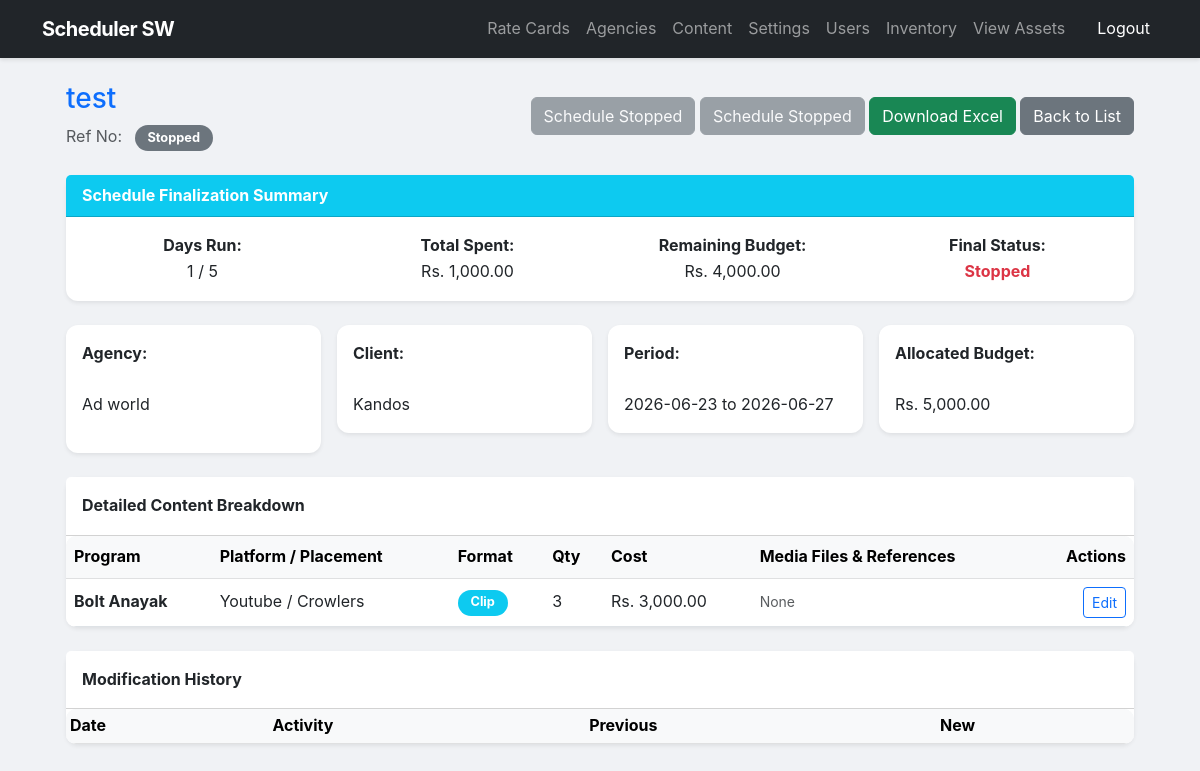
The page /uploads/1782275624_details.php?id=114 (signed in) on the database its author committed.
### tables this page shows
CREATE TABLE `schedules` (
  `id` int(11) NOT NULL,
  `agency_id` int(11) NOT NULL,
  `client_id` int(11) DEFAULT NULL,
  `schedule_name` varchar(150) NOT NULL,
  `reference_no` varchar(50) DEFAULT NULL,
  `start_date` date NOT NULL,
  `end_date` date NOT NULL,
  `budget_allocated` decimal(15,2) NOT NULL,
  `created_by` int(11) DEFAULT NULL,
  `status` enum('Active','Stopped','Pending Approval','Pending Approval (Cost Review)') DEFAULT 'Active',
  `assigned_team` varchar(50) DEFAULT 'Content Editor Team',
  `final_cost` decimal(10,2) DEFAULT 0.00,
  `days_run` int(11) DEFAULT 0,
  `total_days` int(11) DEFAULT 0,
  `remaining_budget` decimal(10,2) DEFAULT 0.00
);

CREATE TABLE `agencies` (
  `id` int(11) NOT NULL,
  `agency_name` varchar(100) DEFAULT NULL
);

CREATE TABLE `clients` (
  `id` int(11) NOT NULL,
  `agency_id` int(11) NOT NULL,
  `client_name` varchar(100) NOT NULL
);

CREATE TABLE `schedule_items` (
  `id` int(11) NOT NULL,
  `schedule_id` int(11) NOT NULL,
  `content_item_id` int(11) NOT NULL,
  `platform_id` int(11) NOT NULL,
  `placement_id` int(11) NOT NULL,
  `quantity` int(11) DEFAULT 1,
  `media_file` varchar(255) DEFAULT NULL,
  `cost` decimal(15,2) DEFAULT NULL
);

CREATE TABLE `content_items` (
  `id` int(11) NOT NULL,
  `name` varchar(150) DEFAULT NULL,
  `type` enum('Teledrama','Program','News') DEFAULT NULL,
  `series_id` int(11) DEFAULT NULL,
  `episode_number` int(11) DEFAULT NULL
);

CREATE TABLE `platforms` (
  `id` int(11) NOT NULL,
  `platform_name` varchar(50) DEFAULT NULL
);

CREATE TABLE `ad_placements` (
  `id` int(11) NOT NULL,
  `placement_name` varchar(50) DEFAULT NULL
);

### uploads/1782275624_details.php (the view, shortened to what this page needs)
<?php
require_once __DIR__ . '/../config/config.php';
$id = $_GET['id'] ?? 0;
$stmt = $pdo->prepare("
    SELECT s.*, a.agency_name, c.client_name
    FROM schedules s
    JOIN agencies a ON s.agency_id = a.id
    JOIN clients c ON s.client_id = c.id
    WHERE s.id = ?
");
$stmt->execute([$id]);
$schedule = $stmt->fetch();
$items_stmt = $pdo->prepare("
    SELECT si.*, ci.name AS content_name, p.platform_name, ap.placement_name, mf.format_name,
           GROUP_CONCAT(CONCAT(ma.file_path, '||', IFNULL(ma.file_reference, 'N/A')) SEPARATOR '###') as media_data
    FROM schedule_items si
    JOIN content_items ci ON si.content_item_id = ci.id
    JOIN platforms p ON si.platform_id = p.id
    JOIN ad_placements ap ON si.placement_id = ap.id
    JOIN rate_cards rc ON si.content_item_id = rc.content_item_id
          AND si.platform_id = rc.platform_id
          AND si.placement_id = rc.placement_id
    JOIN media_formats mf ON rc.media_format_id = mf.id
    LEFT JOIN media_attachments ma ON si.id = ma.schedule_item_id
    WHERE si.schedule_id = ?
    GROUP BY si.id
");
$items_stmt->execute([$id]);
$items = $items_stmt->fetchAll();
$statusClass = ($schedule['status'] == 'Active') ? 'bg-success' : (($schedule['status'] == 'Stopped') ? 'bg-secondary' : 'bg-warning text-dark');
?>
<?php include '../includes/header.php'; ?>
<div class="container-fluid px-4">
    <div class="d-flex justify-content-between align-items-center mb-4">
        <div>
            <h3 class="text-primary"><?php echo htmlspecialchars($schedule['schedule_name']); ?></h3>
            <span class="text-muted">Ref No: <?php echo htmlspecialchars($schedule['reference_no']); ?></span>
            <span class="badge <?php echo $statusClass; ?> ms-2"><?php echo htmlspecialchars($schedule['status']); ?></span>
        </div>
        <div>
<?php
    $isDisabled = ($schedule['status'] === 'Pending Approval' ||
                    $schedule['status'] === 'Pending Approval (Cost Review)' ||
                    $schedule['status'] === 'Stopped');
?>
<?php if ($isDisabled): ?>
    <button class="btn btn-secondary" disabled>
        <?php
            if ($schedule['status'] === 'Stopped') echo 'Schedule Stopped';
            elseif ($schedule['status'] === 'Pending Approval (Cost Review)') echo 'Review Pending...';
            else echo 'Approval Pending...';
        ?>
    </button>
<?php else: ?>
    <button class="btn btn-primary" data-bs-toggle="modal" data-bs-target="#extendModal">
        Extend Schedule
    </button>
<?php endif; ?>
<?php if ($isDisabled): ?>
    <button class="btn btn-secondary" disabled>
        <?php
            if ($schedule['status'] === 'Stopped') echo 'Schedule Stopped';
            elseif ($schedule['status'] === 'Pending Approval (Cost Review)') echo 'Review Pending...';
            else echo 'Approval Pending...';
        ?>
    </button>
<?php else: ?>
    <button type="button" class="btn btn-outline-danger" data-bs-toggle="modal" data-bs-target="#reduceModal">
        Reduce Budget
    </button>
<?php endif; ?>
<a href="export_report.php?id=<?php echo $id; ?>" class="btn btn-success">Download Excel</a>
            <a href="manage.php" class="btn btn-secondary">Back to List</a>
        </div>
    </div>
<?php if ($schedule['status'] === 'Stopped'): ?>
    <div class="card mb-4 border-info shadow-sm">
        <div class="card-header bg-info text-white"><strong>Schedule Finalization Summary</strong></div>
        <div class="card-body">
            <div class="row text-center">
<div class="col-md-3">
    <strong>Days Run:</strong><br>
    <?php
    if ($schedule['status'] === 'Stopped') {
        echo ($schedule['total_days'] > 0) ? $schedule['days_run'] . ' / ' . $schedule['total_days'] : 'N/A';
    }
    ?>
</div>                <div class="col-md-3"><strong>Total Spent:</strong><br>Rs. <?php echo number_format($schedule['final_cost'], 2); ?></div>
                <div class="col-md-3"><strong>Remaining Budget:</strong><br>Rs. <?php echo number_format($schedule['remaining_budget'], 2); ?></div>
                <div class="col-md-3"><strong>Final Status:</strong><br><span class="text-danger fw-bold">Stopped</span></div>
            </div>
        </div>
    </div>
<?php endif; ?>
    <div class="row g-3 mb-4">
        <div class="col-md-3"><div class="card p-3 shadow-sm border-0 h-100"><strong>Agency:</strong><br><?php echo htmlspecialchars($schedule['agency_name']); ?></div></div>
        <div class="col-md-3"><div class="card p-3 shadow-sm border-0"><strong>Client:</strong><br><?php echo htmlspecialchars($schedule['client_name']); ?></div></div>
        <div class="col-md-3"><div class="card p-3 shadow-sm border-0"><strong>Period:</strong><br><?php echo htmlspecialchars($schedule['start_date']) . ' to ' . htmlspecialchars($schedule['end_date']); ?></div></div>
        <div class="col-md-3"><div class="card p-3 shadow-sm border-0"><strong>Allocated Budget:</strong><br>Rs. <?php echo number_format($schedule['budget_allocated'], 2); ?></div></div>
    </div>
    <div class="card shadow-sm border-0">
        <div class="card-header bg-white py-3"><strong>Detailed Content Breakdown</strong></div>
        <div class="table-responsive">
            <table class="table align-middle mb-0">
                <thead class="table-light">
                    <tr><th>Program</th><th>Platform / Placement</th><th>Format</th><th>Qty</th><th>Cost</th><th>Media Files & References</th><th class="text-end">Actions</th></tr>
                </thead>
                <tbody>
                    <?php foreach($items as $item):
                        $editData = json_encode([
                            'id' => $item['id'], 'sch_id' => $id, 'c_id' => $item['content_item_id'],
                            'p_id' => $item['platform_id'], 'pl_id' => $item['placement_id'], 'qty' => $item['quantity']
                        ]);
                    ?>
                    <tr>
                        <td><strong><?php echo htmlspecialchars($item['content_name']); ?></strong></td>
                        <td><?php echo htmlspecialchars($item['platform_name'] . ' / ' . $item['placement_name']); ?></td>
                        <td><span class="badge bg-info"><?php echo htmlspecialchars($item['format_name']); ?></span></td>
                        <td><?php echo $item['quantity']; ?></td>
                        <td>Rs. <?php echo number_format($item['cost'], 2); ?></td>
                        <td>
                            <?php if ($item['media_data']):
                                $media_list = explode('###', $item['media_data']);
                                foreach ($media_list as $media): list($path, $ref) = explode('||', $media); ?>
                                    <div class="mb-1"><a href="<?php echo htmlspecialchars($path); ?>" target="_blank" class="btn btn-sm btn-outline-info">View</a> <small class="ms-2 text-muted fw-bold"><?php echo htmlspecialchars($ref); ?></small></div>
                                <?php endforeach; else: echo '<small class="text-muted">None</small>'; endif; ?>
                        </td>
                        <td class="text-end"><button class="btn btn-sm btn-outline-primary" onclick="openEditModal(<?php echo htmlspecialchars($editData); ?>)">Edit</button></td>
                    </tr>
                    <?php endforeach; ?>
                </tbody>
            </table>
        </div>
    </div>
<div class="card shadow-sm border-0 mt-4">
        <div class="card-header bg-white py-3"><strong>Modification History</strong></div>
        <div class="table-responsive">
            <table class="table table-sm table-striped align-middle mb-0">
                <thead class="table-light">
                    <tr><th>Date</th><th>Activity</th><th>Previous</th><th>New</th></tr>
                </thead>
            </table>
        </div>
    </div>
</div>
<?php include '../includes/footer.php'; ?>

### assets/css/style.css (style rules this page uses)
body { background-color: #f0f2f5; font-family: 'Inter', -apple-system, BlinkMacSystemFont, "Segoe UI", Roboto, sans-serif; color: #333; line-height: 1.6; }
.card { border: none; border-radius: 12px; box-shadow: 0 4px 12px rgba(0, 0, 0, 0.08); margin-bottom: 20px; }
.badge { padding: 0.5em 1em; border-radius: 20px; font-size: 0.8rem; }
.table { background: white; border-radius: 10px; overflow: hidden; }
.table thead { background-color: #f8f9fa; }

### rows shown on the page
schedules: schedule_name "test", status "Stopped", days_run "1", total_days "5", final_cost "1,000.00", remaining_budget "4,000.00", agency.agency_name "Ad world", client.client_name "Kandos", start_date "2026-06-23", end_date "2026-06-27", budget_allocated "5,000.00"
schedule_items: content_item.name "Bolt Anayak", platform.placement_name "Youtube / Crowlers", format_name "Clip", quantity "3", cost "3,000.00"
